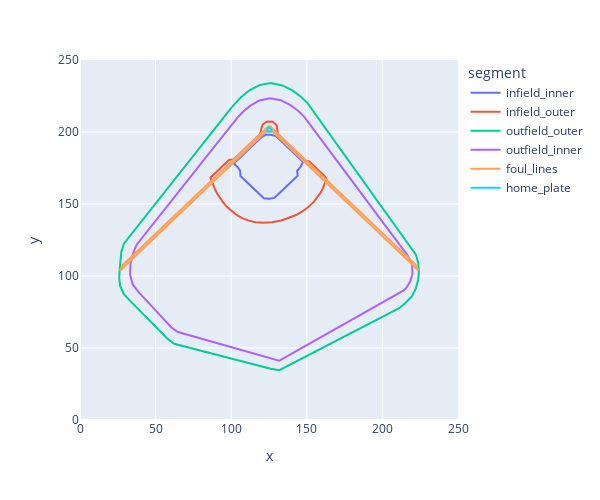

This figure's notebook cell:
### Code cell
fig = px.line(angels, x='x', y='y', color='segment')
fig.update_layout(
    xaxis_range=[0, 250], yaxis_range=[0, 250],
    autosize=False,
    width=600,
    height=500)

fig.show()
